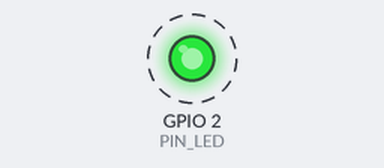
A sketch run on a simulated ESP32. Shown: output pins drawn as LEDs (lit = HIGH). Dashed ring = blinking. What the sketch prints to the serial monitor is not drawn.

Above: at 1.7 s.
Timing chart, 0 to 4.5 s (numbered marks = the images above):
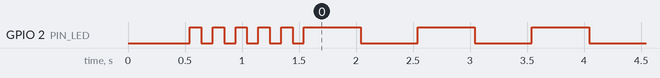

Measured:
- by itself, GPIO 2 (PIN_LED): goes 4 × (LOW 0.10 s, HIGH 0.10 s), LOW 0.10 s, 128 × (HIGH 0.50 s, LOW 0.50 s), then HIGH

The sketch:

phase1_test.ino
```cpp
/**
 * ============================================================
 * CYNEXIS — Wokwi Simulation: Phase 1 Milestone
 * File: phase1_test.ino
 * ------------------------------------------------------------
 * This sketch is the FIRST milestone:
 *   1. LED blinks to prove the ESP32 is alive
 *   2. Serial monitor prints system info
 *   3. MAC address is printed (needed for cynexis_mac.h)
 *
 * Use this BEFORE uploading any CYNEXIS firmware.
 * Simulate at: https://wokwi.com
 * ============================================================
 */

#include <WiFi.h>

#define PIN_LED 2

void setup() {
    Serial.begin(115200);
    delay(500);

    pinMode(PIN_LED, OUTPUT);

    // --------------------------------------------------
    // Banner
    // --------------------------------------------------
    Serial.println("============================================================");
    Serial.println("  CYNEXIS — Phase 1 Milestone Test");
    Serial.println("  Version: 1.0 | Date: 2026-08-03");
    Serial.println("============================================================");

    // --------------------------------------------------
    // MAC Address (critical — needed for cynexis_mac.h)
    // --------------------------------------------------
    WiFi.mode(WIFI_STA);
    String mac = WiFi.macAddress();
    Serial.println("\n[MAC ADDRESS] This ESP32 MAC:");
    Serial.println("  " + mac);
    Serial.println("\n  Copy this into cynexis_mac.h as the correct node.");

    // --------------------------------------------------
    // System info
    // --------------------------------------------------
    Serial.println("\n[SYSTEM INFO]");
    Serial.printf("  Chip model:     %s\n", ESP.getChipModel());
    Serial.printf("  Chip revision:  %d\n", ESP.getChipRevision());
    Serial.printf("  CPU frequency:  %d MHz\n", ESP.getCpuFreqMHz());
    Serial.printf("  Flash size:     %d bytes\n", ESP.getFlashChipSize());
    Serial.printf("  Free heap:      %d bytes\n", ESP.getFreeHeap());
    Serial.printf("  SDK version:    %s\n", ESP.getSdkVersion());

    // --------------------------------------------------
    // GPIO test
    // --------------------------------------------------
    Serial.println("\n[GPIO TEST] Blinking LED on GPIO 2...");
    Serial.println("  If the LED blinks, GPIO output is working.\n");

    // Blink 5 times fast to signal ready
    for (int i = 0; i < 5; i++) {
        digitalWrite(PIN_LED, HIGH);
        delay(100);
        digitalWrite(PIN_LED, LOW);
        delay(100);
    }
}

void loop() {
    // Slow blink (1Hz) = system alive
    digitalWrite(PIN_LED, HIGH);
    delay(500);
    digitalWrite(PIN_LED, LOW);
    delay(500);

    // Print heartbeat every 5 seconds
    static unsigned long last_print = 0;
    if (millis() - last_print >= 5000) {
        last_print = millis();
        Serial.printf("[HEARTBEAT] Uptime: %lus | Free heap: %d bytes\n",
                      millis() / 1000, ESP.getFreeHeap());
    }
}
```
